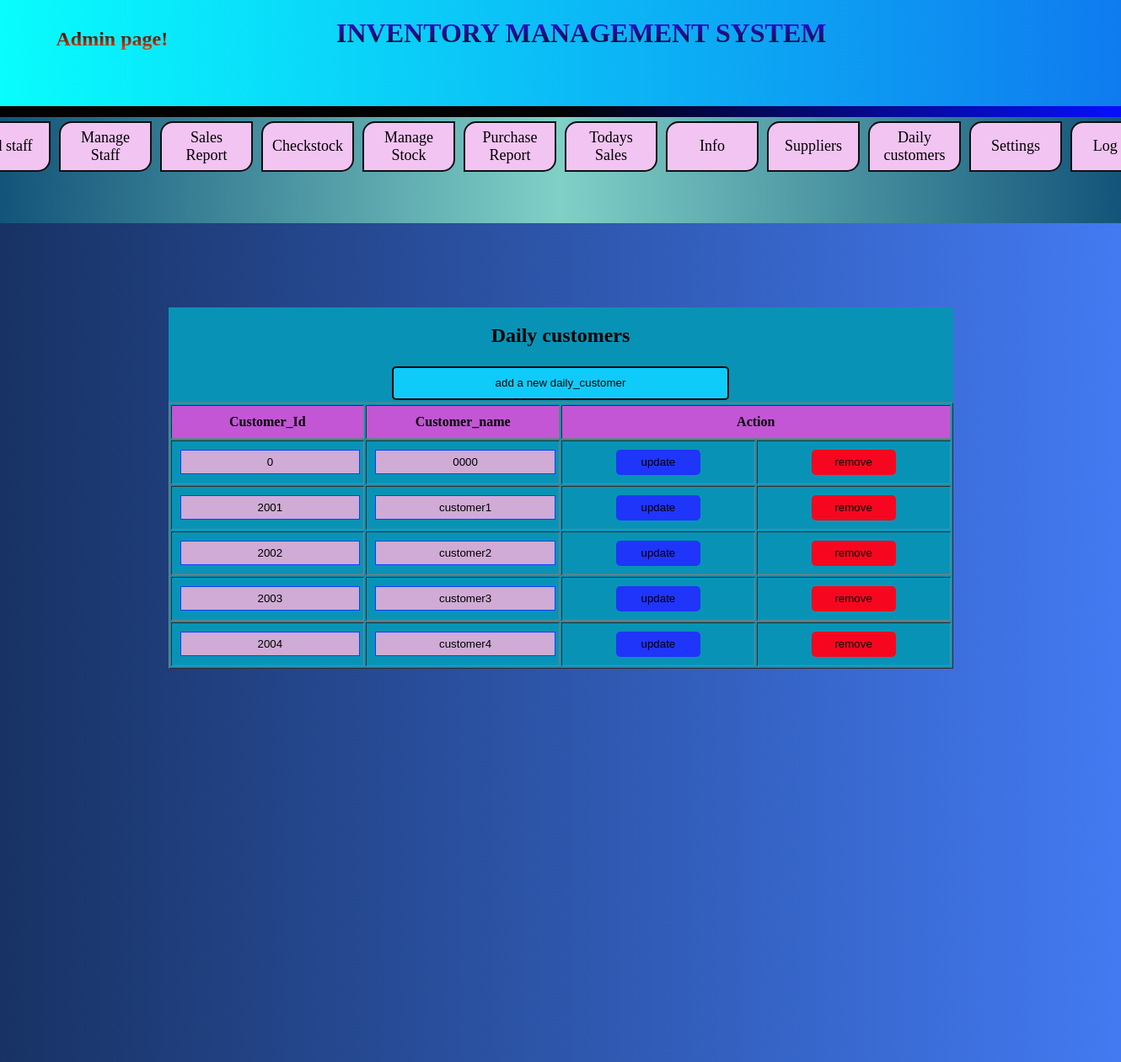
The app's page /adminpage.php?page=dailycustomers with its own data.
### tables this page shows
CREATE TABLE `daily_customers` (
  `customer_id` int(20) NOT NULL,
  `customer_name` varchar(30) NOT NULL
);

### dailycustomers.php (the view, shortened to what this page needs)
<?php
include('connection.php');
$su="SELECT * FROM daily_customers;";
$sup=mysqli_query($connection,$su);
?>
<!DOCTYPE html>
<html>
<head>
	<link rel="stylesheet" type="text/css" href="css/update.css">
</head>
<body>
<div class="allinone">
		<center><h2>Daily customers</h2></center>
<div class="containeroneupdate">
	<table><tr><form method='post' action=''>
			<td colspan='5'><input type='submit' value='add a new daily_customer' name='supplier' id='supplier'></td></form>
		</tr></table>
	<table border="1" cellpadding="10">
		<tr>
			<th>Customer_Id</th>
			<th>Customer_name</th>
			<th colspan="2">Action</th>
		</tr>
		<?php
		while ($rows=mysqli_fetch_array($sup)) {
			echo "<form method='post' >
			<tr><td><input type=text value=".$rows['customer_id']." name='sid' id='input' readonly=''></td>";
			echo "<td><input type=text value=".$rows['customer_name']." id='input' name='sname' ></td>";
			echo "<td><input type=submit value=update  name=update id=".$rows['customer_id']." onclick='return test(id);' class=up ></td>";
	echo "<td><input type=submit value=remove  name=remove id=".$rows['customer_id']." onclick='return test1(id);' class=re ></td></tr>
			</form>";
		}
		echo "</table>
            </div></div>";
		?>
</body>
</html>

### css/update.css (style rules this page uses)
body { background: #7E7B33; }
.allinone { position: absolute; top: 10%; left: 15%; width: 70%; background: #0893B6; }
table { table-layout: fixed; width: 100%; text-align: center; }
th { background: #C256D5; }
#input { width: 100%; background: #CFABD5; text-align: center; height: 25px; border: 1px solid #0B40FD; cursor: copy; }
input[name=update] { width: 100px; height: 30px; background: #1F35FA; border-radius: 5px; border:none; }
.re { width: 100px; height: 30px; background: #F7071F; border-radius: 5px; border:none; }
#supplier { width: 400px; height: 40px; background: #0FCBFA; border-radius: 5px; border:2px solid #030404; }

### adminpage.php (style rules this page uses)
body { padding: 0; margin: 0; background: #3C6159; }

### records on screen
daily_customers: sid "0", sname "0000"
daily_customers: sid "2001", sname "customer1"
daily_customers: sid "2002", sname "customer2"
daily_customers: sid "2003", sname "customer3"
daily_customers: sid "2004", sname "customer4"
